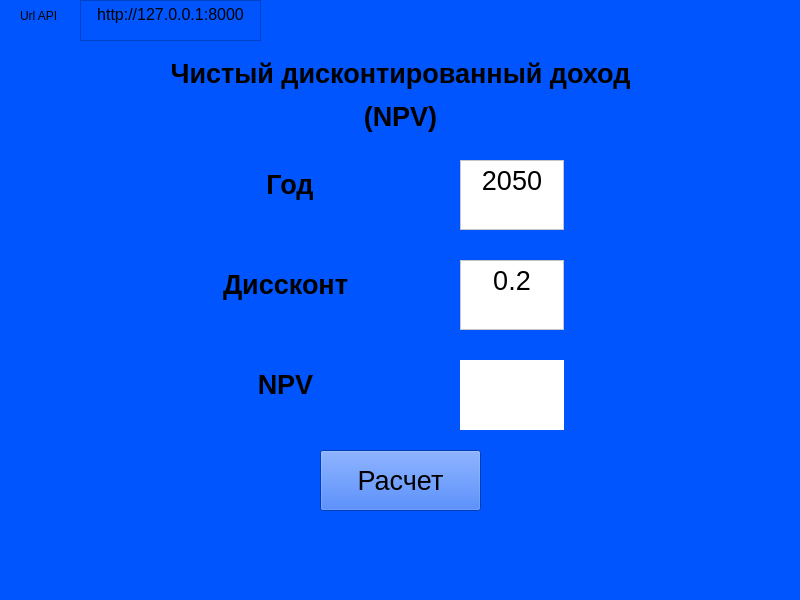
<?xml version="1.0" encoding="UTF-8"?>
<ui version="4.0">
 <class>MainWindow</class>
 <widget class="QMainWindow" name="MainWindow">
  <property name="geometry">
   <rect>
    <x>0</x>
    <y>0</y>
    <width>800</width>
    <height>600</height>
   </rect>
  </property>
  <property name="font">
   <font>
    <pointsize>8</pointsize>
   </font>
  </property>
  <property name="windowTitle">
   <string>NPV Calculator</string>
  </property>
  <property name="styleSheet">
   <string notr="true">background-color: rgb(0, 85, 255);</string>
  </property>
  <widget class="QWidget" name="centralwidget">
   <widget class="QLabel" name="label">
    <property name="geometry">
     <rect>
      <x>240</x>
      <y>160</y>
      <width>100</width>
      <height>50</height>
     </rect>
    </property>
    <property name="font">
     <font>
      <pointsize>14</pointsize>
     </font>
    </property>
    <property name="text">
     <string>&lt;html&gt;&lt;head/&gt;&lt;body&gt;&lt;p align=&quot;center&quot;&gt;&lt;span style=&quot; font-size:20pt; font-weight:600;&quot;&gt;Год&lt;/span&gt;&lt;/p&gt;&lt;/body&gt;&lt;/html&gt;</string>
    </property>
   </widget>
   <widget class="QLabel" name="label_2">
    <property name="geometry">
     <rect>
      <x>220</x>
      <y>260</y>
      <width>131</width>
      <height>50</height>
     </rect>
    </property>
    <property name="font">
     <font>
      <pointsize>14</pointsize>
     </font>
    </property>
    <property name="text">
     <string>&lt;html&gt;&lt;head/&gt;&lt;body&gt;&lt;p align=&quot;center&quot;&gt;&lt;span style=&quot; font-size:20pt; font-weight:600;&quot;&gt;Диссконт&lt;/span&gt;&lt;/p&gt;&lt;/body&gt;&lt;/html&gt;</string>
    </property>
   </widget>
   <widget class="QLabel" name="label_3">
    <property name="geometry">
     <rect>
      <x>20</x>
      <y>40</y>
      <width>761</width>
      <height>111</height>
     </rect>
    </property>
    <property name="text">
     <string>&lt;html&gt;&lt;head/&gt;&lt;body&gt;&lt;p align=&quot;center&quot;&gt;&lt;span style=&quot; font-size:20pt; font-weight:600;&quot;&gt;Чистый дисконтированный доход&lt;/span&gt;&lt;/p&gt;&lt;p align=&quot;center&quot;&gt;&lt;span style=&quot; font-size:20pt; font-weight:600;&quot;&gt;(NPV)&lt;/span&gt;&lt;/p&gt;&lt;/body&gt;&lt;/html&gt;</string>
    </property>
   </widget>
   <widget class="QTextEdit" name="rate">
    <property name="geometry">
     <rect>
      <x>460</x>
      <y>260</y>
      <width>104</width>
      <height>70</height>
     </rect>
    </property>
    <property name="font">
     <font>
      <pointsize>20</pointsize>
     </font>
    </property>
    <property name="styleSheet">
     <string notr="true">background-color: rgb(255, 255, 255);</string>
    </property>
    <property name="html">
     <string>&lt;!DOCTYPE HTML PUBLIC &quot;-//W3C//DTD HTML 4.0//EN&quot; &quot;http://www.w3.org/TR/REC-html40/strict.dtd&quot;&gt;
&lt;html&gt;&lt;head&gt;&lt;meta name=&quot;qrichtext&quot; content=&quot;1&quot; /&gt;&lt;style type=&quot;text/css&quot;&gt;
p, li { white-space: pre-wrap; }
&lt;/style&gt;&lt;/head&gt;&lt;body style=&quot; font-family:'Noto Sans'; font-size:20pt; font-weight:400; font-style:normal;&quot;&gt;
&lt;p align=&quot;center&quot; style=&quot; margin-top:0px; margin-bottom:0px; margin-left:0px; margin-right:0px; -qt-block-indent:0; text-indent:0px;&quot;&gt;0.2&lt;/p&gt;&lt;/body&gt;&lt;/html&gt;</string>
    </property>
   </widget>
   <widget class="QLabel" name="npv">
    <property name="geometry">
     <rect>
      <x>460</x>
      <y>360</y>
      <width>104</width>
      <height>70</height>
     </rect>
    </property>
    <property name="font">
     <font>
      <pointsize>20</pointsize>
     </font>
    </property>
    <property name="styleSheet">
     <string notr="true">
background-color: rgb(255, 255, 255);</string>
    </property>
    <property name="text">
     <string>&lt;html&gt;&lt;head/&gt;&lt;body&gt;&lt;p align=&quot;center&quot;&gt;&lt;br/&gt;&lt;/p&gt;&lt;/body&gt;&lt;/html&gt;</string>
    </property>
   </widget>
   <widget class="QPushButton" name="pushButton">
    <property name="geometry">
     <rect>
      <x>320</x>
      <y>450</y>
      <width>161</width>
      <height>61</height>
     </rect>
    </property>
    <property name="font">
     <font>
      <pointsize>20</pointsize>
     </font>
    </property>
    <property name="text">
     <string>Расчет</string>
    </property>
   </widget>
   <widget class="QTextEdit" name="year">
    <property name="geometry">
     <rect>
      <x>460</x>
      <y>160</y>
      <width>104</width>
      <height>70</height>
     </rect>
    </property>
    <property name="font">
     <font>
      <pointsize>20</pointsize>
     </font>
    </property>
    <property name="styleSheet">
     <string notr="true">background-color: rgb(255, 255, 255);</string>
    </property>
    <property name="html">
     <string>&lt;!DOCTYPE HTML PUBLIC &quot;-//W3C//DTD HTML 4.0//EN&quot; &quot;http://www.w3.org/TR/REC-html40/strict.dtd&quot;&gt;
&lt;html&gt;&lt;head&gt;&lt;meta name=&quot;qrichtext&quot; content=&quot;1&quot; /&gt;&lt;style type=&quot;text/css&quot;&gt;
p, li { white-space: pre-wrap; }
&lt;/style&gt;&lt;/head&gt;&lt;body style=&quot; font-family:'Noto Sans'; font-size:20pt; font-weight:400; font-style:normal;&quot;&gt;
&lt;p align=&quot;center&quot; style=&quot; margin-top:0px; margin-bottom:0px; margin-left:0px; margin-right:0px; -qt-block-indent:0; text-indent:0px;&quot;&gt;2050&lt;/p&gt;&lt;/body&gt;&lt;/html&gt;</string>
    </property>
   </widget>
   <widget class="QLabel" name="label_5">
    <property name="geometry">
     <rect>
      <x>220</x>
      <y>360</y>
      <width>131</width>
      <height>50</height>
     </rect>
    </property>
    <property name="font">
     <font>
      <pointsize>14</pointsize>
     </font>
    </property>
    <property name="text">
     <string>&lt;html&gt;&lt;head/&gt;&lt;body&gt;&lt;p align=&quot;center&quot;&gt;&lt;span style=&quot; font-size:20pt; font-weight:600;&quot;&gt;NPV&lt;/span&gt;&lt;/p&gt;&lt;/body&gt;&lt;/html&gt;</string>
    </property>
   </widget>
   <widget class="QLabel" name="error">
    <property name="geometry">
     <rect>
      <x>40</x>
      <y>519</y>
      <width>741</width>
      <height>81</height>
     </rect>
    </property>
    <property name="font">
     <font>
      <pointsize>20</pointsize>
     </font>
    </property>
    <property name="locale">
     <locale language="Russian" country="Russia"/>
    </property>
    <property name="text">
     <string>&lt;html&gt;&lt;head/&gt;&lt;body&gt;&lt;p align=&quot;center&quot;&gt;&lt;span style=&quot; font-size:18pt;&quot;&gt;&lt;br/&gt;&lt;/span&gt;&lt;/p&gt;&lt;/body&gt;&lt;/html&gt;</string>
    </property>
   </widget>
   <widget class="QLabel" name="label_4">
    <property name="geometry">
     <rect>
      <x>20</x>
      <y>0</y>
      <width>61</width>
      <height>31</height>
     </rect>
    </property>
    <property name="text">
     <string>Url API</string>
    </property>
   </widget>
   <widget class="QTextEdit" name="url">
    <property name="geometry">
     <rect>
      <x>80</x>
      <y>0</y>
      <width>181</width>
      <height>41</height>
     </rect>
    </property>
    <property name="html">
     <string>&lt;!DOCTYPE HTML PUBLIC &quot;-//W3C//DTD HTML 4.0//EN&quot; &quot;http://www.w3.org/TR/REC-html40/strict.dtd&quot;&gt;
&lt;html&gt;&lt;head&gt;&lt;meta name=&quot;qrichtext&quot; content=&quot;1&quot; /&gt;&lt;style type=&quot;text/css&quot;&gt;
p, li { white-space: pre-wrap; }
&lt;/style&gt;&lt;/head&gt;&lt;body style=&quot; font-family:'Noto Sans'; font-size:11pt; font-weight:400; font-style:normal;&quot;&gt;
&lt;p align=&quot;center&quot; style=&quot; margin-top:0px; margin-bottom:0px; margin-left:0px; margin-right:0px; -qt-block-indent:0; text-indent:0px;&quot;&gt;&lt;span style=&quot; font-size:12pt;&quot;&gt;http://127.0.0.1:8000&lt;/span&gt;&lt;/p&gt;&lt;/body&gt;&lt;/html&gt;</string>
    </property>
   </widget>
  </widget>
  <widget class="QStatusBar" name="statusbar"/>
 </widget>
 <resources/>
 <connections/>
</ui>
